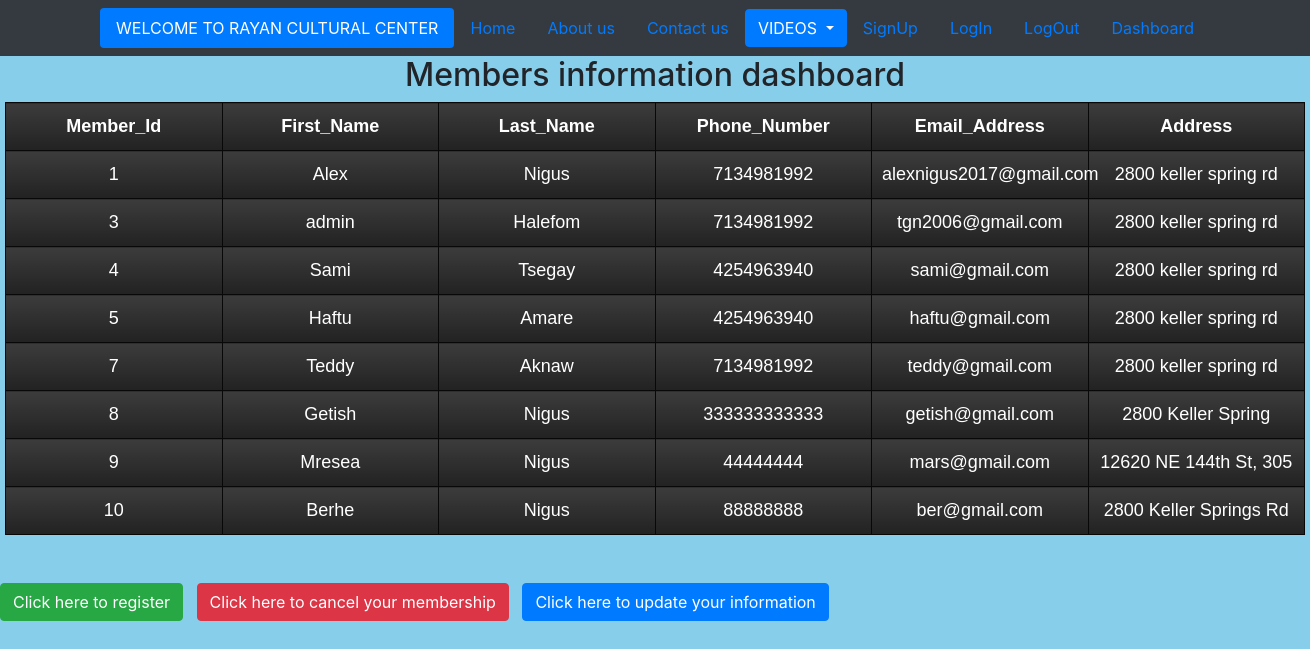
/dashboard/, run on the app's committed database.
### testapp/models.py (models this page shows)
class Membership(models.Model):
    member_id =models.IntegerField()
    first_name= models.CharField(max_length =64)
    last_name = models.CharField(max_length = 64)
    phone_number = models.IntegerField()
    email_address =models.EmailField()
    address = models.CharField(max_length = 255)

### testapp/views.py (the view)
# urls.py: url(r'^dashboard/', views.retrieve_view),
def retrieve_view(request):
    members = Membership.objects.all()
    return render(request, 'testapp/dashboard.html', {'members': members })

### testapp/templates/testapp/dashboard.html (shortened to what this page needs)
<!DOCTYPE html>
{%extends 'testapp/base.html'%}
{% load static %}
{%block body-block%}
<h2 align="center"> Members information dashboard</h2>
<body>
<table>
    <tr>
        <th>Member_Id</th>
        <th>First_Name</th>
        <th>Last_Name</th>
        <th>Phone_Number</th>
        <th>Email_Address</th>
        <th>Address</th>
    </tr>
    {% for memb in members%}
    <tr>
        <td>{{memb.member_id}}</td>
        <td>{{memb.first_name}}</td>
        <td>{{memb.last_name}}</td>
        <td>{{memb.phone_number}}</td>
        <td>{{memb.email_address}}</td>
        <td>{{memb.address}}</td>
    </tr>
    {%endfor%}
    </table>
</body><br><br>
<a href="/membership"  class="btn btn-success ">Click here to register</a>&nbsp&nbsp
<a href="/delete/{{members.id}}" class="btn btn-danger">Click here to cancel your membership </a>&nbsp&nbsp
<a href="/update/{{members.id}}" class="btn btn-primary">Click here to update your information</a>
{%endblock%}

### testapp/templates/testapp/base.html (shortened to what this page needs)
<!DOCTYPE html>
{% load static %}
<html lang="en">
<head>
<link rel="stylesheet" href="https://stackpath.bootstrapcdn.com/bootstrap/4.1.3/css/bootstrap.min.css"
>
</head>
</head>
<body >
<nav class="navbar navbar-dark bg-dark">
    <div class = "container">
    <ul class="nav nav-pills">
          <li class="nav-item">
            <a class="nav-link active" href="#">WELCOME TO RAYAN CULTURAL CENTER </a>
          </li>
    </ul>
    <ul class="nav justify-content-end">
        <li class="nav-item">
            <a class="nav-link active" href="/home">Home</a>
        </li>
        <li class="nav-item">
            <a class="nav-link active" href="#">About us</a>
        </li>
        <li class="nav-item">
            <a class="nav-link" href="#">Contact us</a>
        </li>
    </ul>
       <div class="dropdown">
          <button class="btn btn-primary dropdown-toggle" type="button" data-toggle="dropdown">VIDEOS
          </button>
        </div>
    <ul class="nav justify-content-end">
          <li class="nav-item">
            <a class="nav-link active" href="/signup">SignUp</a>
          </li>
          <li class="nav-item">
            <a class="nav-link" href="/accounts/login">LogIn</a>
          </li>
          <li class="nav-item">
            <a class="nav-link" href="/accounts/logout">LogOut</a>
          </li>
        <li class="nav-item">
            <a class="nav-link" href="/dashboard">Dashboard</a>
          </li>
    </ul>
  </div>
</nav>
 {%block body-block%}
{%endblock%}
</body>
</html>

### testapp/templates/testapp/base.html (style rules this page uses)
body { background-color: powderblue; }

### testapp/templates/testapp/dashboard.html (style rules this page uses)
body { background:skyblue; }
table { width: 1300px; margin:auto; text-align:center; table-layout:fixed; }
table, tr, th, td { padding: 10px; color:white; border:1px solid #080808; border-collapse:collapse; font-size:18px; font-family:Arial; background:linear-gradient(top,#3c3c3c 0%,#222222 100%); background: -webkit-linear-gradient(top,#3c3c3c 0%,#222222 100%); }

### data on the page
Membership: member_id "1", first_name "Alex", last_name "Nigus", phone_number "7134981992", email_address "alexnigus2017@gmail.com", address "2800 keller spring rd"
Membership: member_id "3", first_name "admin", last_name "Halefom", phone_number "7134981992", email_address "tgn2006@gmail.com", address "2800 keller spring rd"
Membership: member_id "4", first_name "Sami", last_name "Tsegay", phone_number "4254963940", email_address "sami@gmail.com", address "2800 keller spring rd"
Membership: member_id "5", first_name "Haftu", last_name "Amare", phone_number "4254963940", email_address "haftu@gmail.com", address "2800 keller spring rd"
Membership: member_id "7", first_name "Teddy", last_name "Aknaw", phone_number "7134981992", email_address "teddy@gmail.com", address "2800 keller spring rd"
Membership: member_id "8", first_name "Getish", last_name "Nigus", phone_number "333333333333", email_address "getish@gmail.com", address "2800 Keller Spring"
Membership: member_id "9", first_name "Mresea", last_name "Nigus", phone_number "44444444", email_address "mars@gmail.com", address "12620 NE 144th St, 305"
Membership: member_id "10", first_name "Berhe", last_name "Nigus", phone_number "88888888", email_address "ber@gmail.com", address "2800 Keller Springs Rd"
